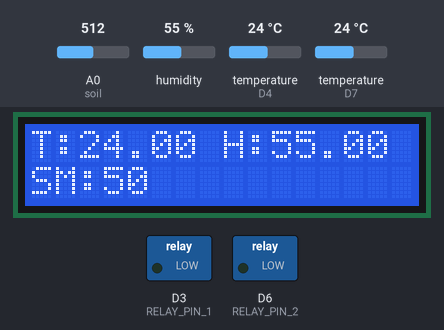
A sketch run on a simulated ESP8266 (NodeMCU). Parts: 16×2 character LCD, switched loads named in the sketch (green lamp = pin HIGH). Inputs (shaded band) come from the test bench; at power-on: temperature (sensors on D7, D4) 24 °C, humidity 55 %, A0 (soil) = 512. WiFi joins after 1.5 s; servers stay silent unless stated; what the sketch prints to the serial monitor is not drawn.

Above: at 9.1 s.
9.2 s: temperature (sensor on D7) set to 12 °C
At 10.5 s:
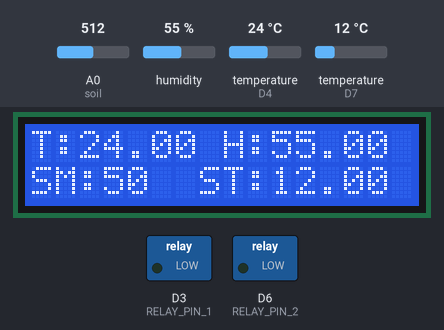
11.2 s: humidity set to 22 %
At 13.5 s:
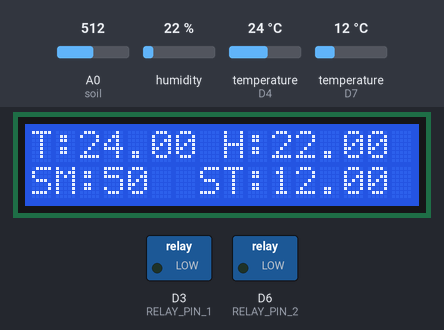
14.3 s: A0 (soil) set to 716
At 15.1 s:
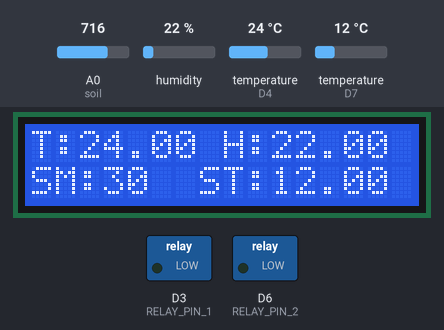
16.2 s: temperature (sensor on D4) set to 12 °C
At 18.3 s:
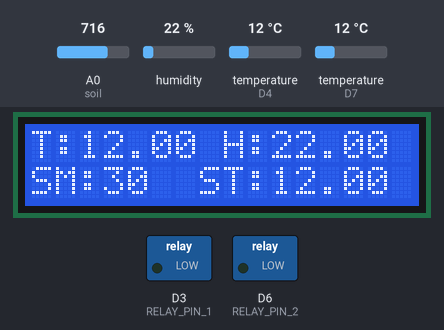
19.2 s: temperature (sensor on D7) set to 19 °C
At 20.6 s:
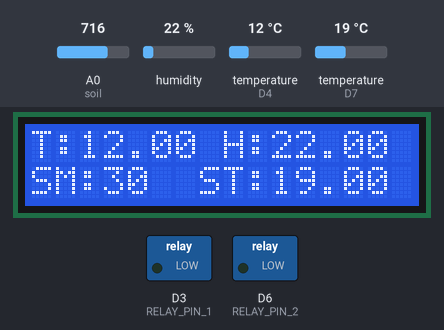
21.2 s: A0 (soil) set to 306
At 22.9 s:
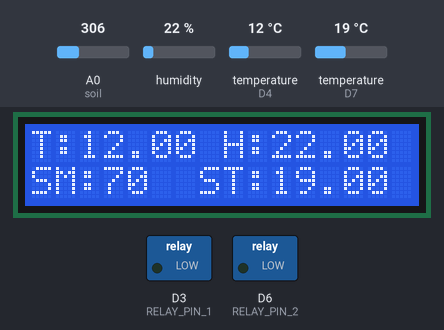
Timing chart, 0 to 24.2 s (numbered marks = the images above; inputs shaded):
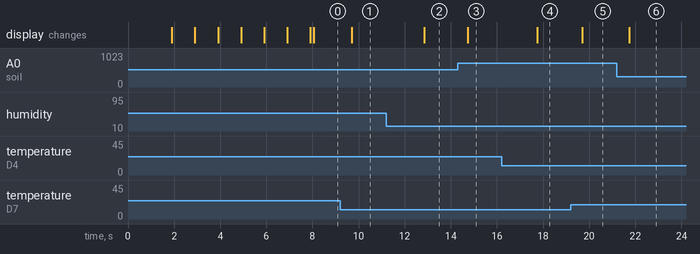

The sketch:

IOT_Smart_Agriculture_Monitiring_Blynk_Emon.ino
```cpp
/* Connections
Relay. D3
Relay.2 D6
Btn.   D8
Soil.  A0
PIR.   D5
SDA.   D2
SCL.   D1
Temp.  D4
*/

//Include the library files
#include <Wire.h>
#include <LiquidCrystal_I2C.h>
#define BLYNK_PRINT Serial
#include <ESP8266WiFi.h>
#include <BlynkSimpleEsp8266.h>
#include <DHT.h>
#include <OneWire.h>
#include <DallasTemperature.h>

//Initialize the LCD display

LiquidCrystal_I2C lcd(0x27, 16, 2);


char auth[] = "ua_9QCWSnw5lY_RSqq8h4x-qFLSNXxpd";  //Enter your Blynk Auth token
char ssid[] = "IOT";  //Enter your WIFI SSID
char pass[] = "12345678";  //Enter your WIFI Password

OneWire oneWire(D7); // digital D7 pin DS18B20 sensor
DallasTemperature sensors(&oneWire);
DHT dht(D4, DHT11);//(DHT sensor pin,sensor type)  D4 DHT11 Temperature Sensor
BlynkTimer timer;

//Define component pins
#define soil A0     //A0 Soil Moisture Sensor

int relay1State = LOW;
int relay2State = LOW;

#define RELAY_PIN_1       D3   //D3 Relay for Water pump
#define RELAY_PIN_2       D6   //D6 Relay 2 for LED
#define VPIN_BUTTON_1    V12
#define VPIN_BUTTON_2    V13

float  temp = 0;

void setup() {
  Serial.begin(115200);

  lcd.init();
  lcd.backlight();

  pinMode(RELAY_PIN_1, OUTPUT);
  pinMode(RELAY_PIN_2, OUTPUT);
  digitalWrite(RELAY_PIN_1, LOW);
  digitalWrite(RELAY_PIN_2, LOW);


  Blynk.begin(auth, ssid, pass, "blynk.cloud", 80);
  sensors.begin();
  dht.begin();

  lcd.setCursor(0, 0);
    lcd.print(" IOT Smart Agri. ");
  for (int a = 5; a <= 10; a++) {
    lcd.setCursor(a, 1);
    lcd.print(".");
    delay(1000);
  }
  lcd.clear();
  //Call the function
  timer.setInterval(100L, soilMoistureSensor);
  timer.setInterval(100L, DHT11sensor);
  timer.setInterval(1000L, sendTemps);
}

//Get the DHT11 sensor values
void DHT11sensor() {
  float h = dht.readHumidity();
  float t = dht.readTemperature();

  if (isnan(h) || isnan(t)) {
    Serial.println("Failed to read from DHT sensor!");
    return;
  }

  Blynk.virtualWrite(V0, t);
  Blynk.virtualWrite(V1, h);

  lcd.setCursor(0, 0);
  lcd.print("T:");
  lcd.print(t);

  lcd.setCursor(8, 0);
  lcd.print("H:");
  lcd.print(h);

}

//Get the soil moisture values
void soilMoistureSensor() {
  int value = analogRead(soil);
  value = map(value, 0, 1024, 0, 100);
  value = (value - 100) * -1;

  Blynk.virtualWrite(V3, value);
  lcd.setCursor(0, 1);
  lcd.print("SM:");
  lcd.print(value);

}


//Get the soil temperature
void sendTemps()
{
 sensors.requestTemperatures();
 temp = sensors.getTempCByIndex(0);
 Serial.println(String("Sıcaklik=")+temp+ String(" C"));
 Blynk.virtualWrite(V10, temp);
  lcd.setCursor(7, 1);
  lcd.print("ST:");
  lcd.print(temp);
  lcd.print(" ");
}

BLYNK_CONNECTED() {
  // Request the latest state from the server
  Blynk.syncVirtual(VPIN_BUTTON_1);
  Blynk.syncVirtual(VPIN_BUTTON_2);
}

BLYNK_WRITE(VPIN_BUTTON_1) {
  relay1State = param.asInt();
  digitalWrite(RELAY_PIN_1, relay1State);
}

BLYNK_WRITE(VPIN_BUTTON_2) {
  relay2State = param.asInt();
  digitalWrite(RELAY_PIN_2, relay2State);
}

void loop() {

  Blynk.run();//Run the Blynk library
  timer.run();//Run the Blynk timer

}
```

Measured:
- after the input at 9.2 s, the display: changes after 0.51 s (image 1)
- after the input at 11.2 s, the display: changes after 1.7 s (image 2)
- after the input at 14.3 s, the display: changes after 0.43 s (image 3)
- after the input at 16.2 s, the display: changes after 1.6 s (image 4)
- after the input at 19.2 s, the display: changes after 0.51 s (image 5)
- after the input at 21.2 s, the display: changes after 0.53 s (image 6)
